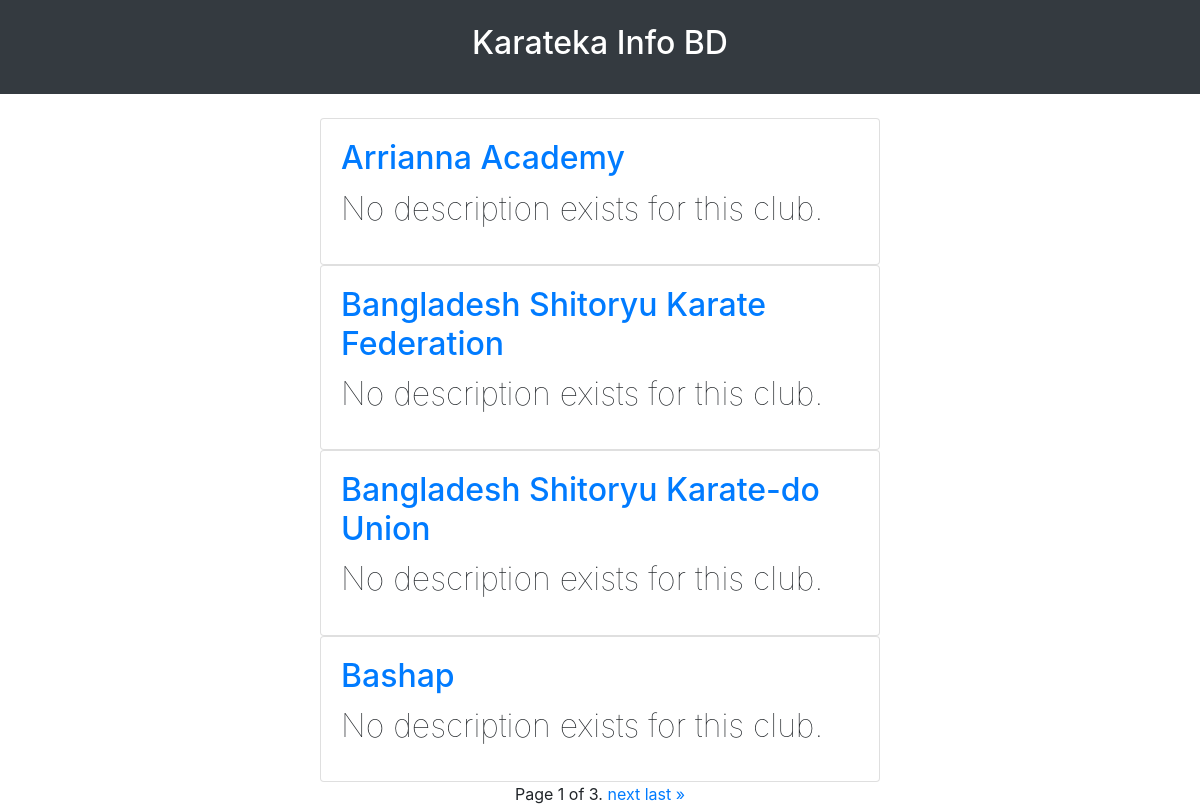
The page /karatekainfobd/show_all_clubs_page/ on the database its author committed.
### features/models.py (models this page shows, shortened)
class Club(models.Model):
    name = models.CharField(max_length=50, unique=True)
    founded = models.DateField(blank=True, null=True)
    description = models.CharField(max_length=100, blank=True, default='')
    logo_picture = models.ImageField(upload_to='club_logos', blank=True)

### features/views.py (the view)
# urls.py: path('show_all_clubs_page/', views.show_all_clubs_page, name='show_all_clubs_page'),
def show_all_clubs_page(request):
    context = {}
    clubs = Club.objects.all().order_by('name')
    paginated_clubs = Paginator(clubs, 4)
    page_number = request.GET.get('page')
    club_page_obj = paginated_clubs.get_page(page_number)
    context['club_page_obj'] = club_page_obj
    return render(request, 'features/show_all_clubs_page.html', context=context)

### features/templates/features/show_all_clubs_page.html (shortened to what this page needs)
{% extends 'base.html' %}
{% block main_block %}
{% for club in club_page_obj %}
<div class="nav justify-content-center">
    <div class="card" style="width: 35rem;">
        <div class="card-body">
            <h2>
                <a href="">
                    <p class="card-title">{{club.name}}</p>
                </a>
                <p class="font-weight-lighter">
                    {% if club.description %}
                        {{club.description}}
                    {% else %}
                        No description exists for this club.
                    {% endif %}
                </p>
            </h2>
        </div>
    </div>
</div>
{% endfor %}
<div class="pagination nav justify-content-center">
    <span class="step-links">
        <span class="current">
            Page {{ club_page_obj.number }} of {{ club_page_obj.paginator.num_pages }}.
        </span>
        {% if club_page_obj.has_next %}
            <a href="?page={{club_page_obj.next_page_number}}">next</a>
            <a href="?page={{club_page_obj.paginator.num_pages}}">last &raquo;</a>
        {% endif %}
    </span>
</div>
{% endblock %}

### rows shown on the page
Club: name "Arrianna Academy", description "No description exists for this club."
Club: name "Bangladesh Shitoryu Karate Federation", description "No description exists for this club."
Club: name "Bangladesh Shitoryu Karate-do Union", description "No description exists for this club."
Club: name "Bashap", description "No description exists for this club."

### other values the page prints
{{ club_page_obj.number }} "1"
{{ club_page_obj.paginator.num_pages }} "3"
